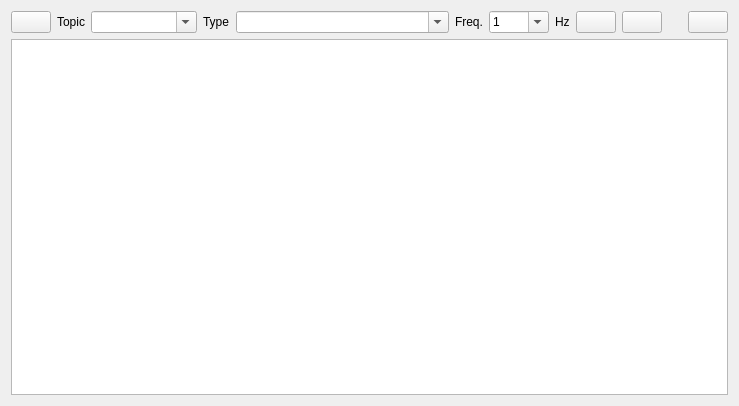
<?xml version="1.0" encoding="UTF-8"?>
<ui version="4.0">
 <class>PublisherWidget</class>
 <widget class="QWidget" name="PublisherWidget">
  <property name="geometry">
   <rect>
    <x>0</x>
    <y>0</y>
    <width>739</width>
    <height>406</height>
   </rect>
  </property>
  <property name="windowTitle">
   <string>Publisher</string>
  </property>
  <layout class="QVBoxLayout" name="verticalLayout">
   <item>
    <layout class="QHBoxLayout" name="horizontalLayout">
     <item>
      <widget class="QPushButton" name="refresh_button">
       <property name="toolTip">
        <string>Refresh topics and types</string>
       </property>
       <property name="text">
        <string/>
       </property>
      </widget>
     </item>
     <item>
      <widget class="QLabel" name="label">
       <property name="sizePolicy">
        <sizepolicy hsizetype="Preferred" vsizetype="Preferred">
         <horstretch>0</horstretch>
         <verstretch>0</verstretch>
        </sizepolicy>
       </property>
       <property name="text">
        <string>Topic</string>
       </property>
      </widget>
     </item>
     <item>
      <widget class="ExtendedComboBox" name="topic_combo_box">
       <property name="sizePolicy">
        <sizepolicy hsizetype="Expanding" vsizetype="Fixed">
         <horstretch>1</horstretch>
         <verstretch>0</verstretch>
        </sizepolicy>
       </property>
       <property name="minimumSize">
        <size>
         <width>100</width>
         <height>0</height>
        </size>
       </property>
       <property name="toolTip">
        <string>Topic name to publish on</string>
       </property>
       <property name="editable">
        <bool>true</bool>
       </property>
       <property name="sizeAdjustPolicy">
        <enum>QComboBox::AdjustToMinimumContentsLength</enum>
       </property>
      </widget>
     </item>
     <item>
      <widget class="QLabel" name="label_2">
       <property name="text">
        <string>Type</string>
       </property>
      </widget>
     </item>
     <item>
      <widget class="ExtendedComboBox" name="type_combo_box">
       <property name="sizePolicy">
        <sizepolicy hsizetype="Expanding" vsizetype="Fixed">
         <horstretch>2</horstretch>
         <verstretch>0</verstretch>
        </sizepolicy>
       </property>
       <property name="minimumSize">
        <size>
         <width>100</width>
         <height>0</height>
        </size>
       </property>
       <property name="toolTip">
        <string>Message type to publish</string>
       </property>
       <property name="editable">
        <bool>true</bool>
       </property>
       <property name="sizeAdjustPolicy">
        <enum>QComboBox::AdjustToMinimumContentsLength</enum>
       </property>
      </widget>
     </item>
     <item>
      <widget class="QLabel" name="label_3">
       <property name="text">
        <string>Freq.</string>
       </property>
      </widget>
     </item>
     <item>
      <widget class="QComboBox" name="frequency_combo_box">
       <property name="minimumSize">
        <size>
         <width>60</width>
         <height>0</height>
        </size>
       </property>
       <property name="toolTip">
        <string>Frequency for periodic publishers in Hz (set to 0 for manual publishing)</string>
       </property>
       <property name="editable">
        <bool>true</bool>
       </property>
       <item>
        <property name="text">
         <string>1</string>
        </property>
       </item>
      </widget>
     </item>
     <item>
      <widget class="QLabel" name="label_4">
       <property name="text">
        <string>Hz</string>
       </property>
      </widget>
     </item>
     <item>
      <widget class="QPushButton" name="add_publisher_button">
       <property name="toolTip">
        <string>Add new publisher</string>
       </property>
       <property name="text">
        <string/>
       </property>
      </widget>
     </item>
     <item>
      <widget class="QPushButton" name="remove_publisher_button">
       <property name="toolTip">
        <string>Remove selected publisher</string>
       </property>
       <property name="text">
        <string/>
       </property>
       <property name="shortcut">
        <string>Del</string>
       </property>
      </widget>
     </item>
     <item>
      <spacer name="horizontalSpacer">
       <property name="orientation">
        <enum>Qt::Horizontal</enum>
       </property>
       <property name="sizeHint" stdset="0">
        <size>
         <width>20</width>
         <height>20</height>
        </size>
       </property>
      </spacer>
     </item>
     <item>
      <widget class="QPushButton" name="clear_button">
       <property name="toolTip">
        <string>Clear all publishers</string>
       </property>
      </widget>
     </item>
    </layout>
   </item>
   <item>
    <layout class="QHBoxLayout" name="horizontalLayout_2"/>
   </item>
   <item>
    <widget class="PublisherTreeWidget" name="publisher_tree_widget">
     <property name="contextMenuPolicy">
      <enum>Qt::CustomContextMenu</enum>
     </property>
     <property name="toolTip">
      <string>Right click on item or selection for more options.</string>
     </property>
     <property name="dragEnabled">
      <bool>true</bool>
     </property>
     <property name="dragDropMode">
      <enum>QAbstractItemView::DragOnly</enum>
     </property>
     <property name="selectionMode">
      <enum>QAbstractItemView::ExtendedSelection</enum>
     </property>
     <property name="sortingEnabled">
      <bool>true</bool>
     </property>
    </widget>
   </item>
  </layout>
 </widget>
 <customwidgets>
  <customwidget>
   <class>ExtendedComboBox</class>
   <extends>QComboBox</extends>
   <header>rqt_py_common.extended_combo_box</header>
  </customwidget>
  <customwidget>
   <class>PublisherTreeWidget</class>
   <extends>QTreeView</extends>
   <header>rqt_publisher.publisher_tree_widget</header>
  </customwidget>
 </customwidgets>
 <resources/>
 <connections/>
</ui>
